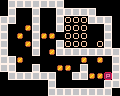

Below is a game level as drawn by its tile map, then a one-line description and the .tmx file that defines it, in full:
An orthogonal 15x12 tile map with 8x8 px tiles, 1 tile layer (tiles).

<map version="1.0" tiledversion="1.0.2" orientation="orthogonal" renderorder="left-up" width="15" height="12" tilewidth="8" tileheight="8" nextobjectid="1">
 <tileset firstgid="1" source="tileset.tsx" />
 <layer name="tiles" width="15" height="12">
  <data encoding="csv">
0,5,5,5,5,5,5,5,0,0,0,0,0,0,0,0,5,0,0,5,0,0,5,5,5,5,5,0,0,0,5,5,0,0,5,0,0,5,2,2,2,5,5,5,0,5,0,0,1,5,0,0,5,2,2,2,0,0,5,0,5,0,1,0,5,1,1,0,2,2,2,0,0,5,0,5,0,0,1,5,0,0,5,2,2,2,0,2,5,0,5,0,0,0,5,0,1,5,5,5,5,5,5,5,5,5,5,1,0,0,0,0,0,0,0,1,0,1,0,5,5,5,0,0,5,0,0,1,1,0,5,0,0,0,5,0,5,5,5,5,5,5,0,0,5,5,1,1,3,5,0,0,0,0,0,0,5,0,0,0,0,0,0,5,5,0,0,0,0,0,0,5,5,5,5,5,5,5,5,0
</data>
 </layer>
</map>
